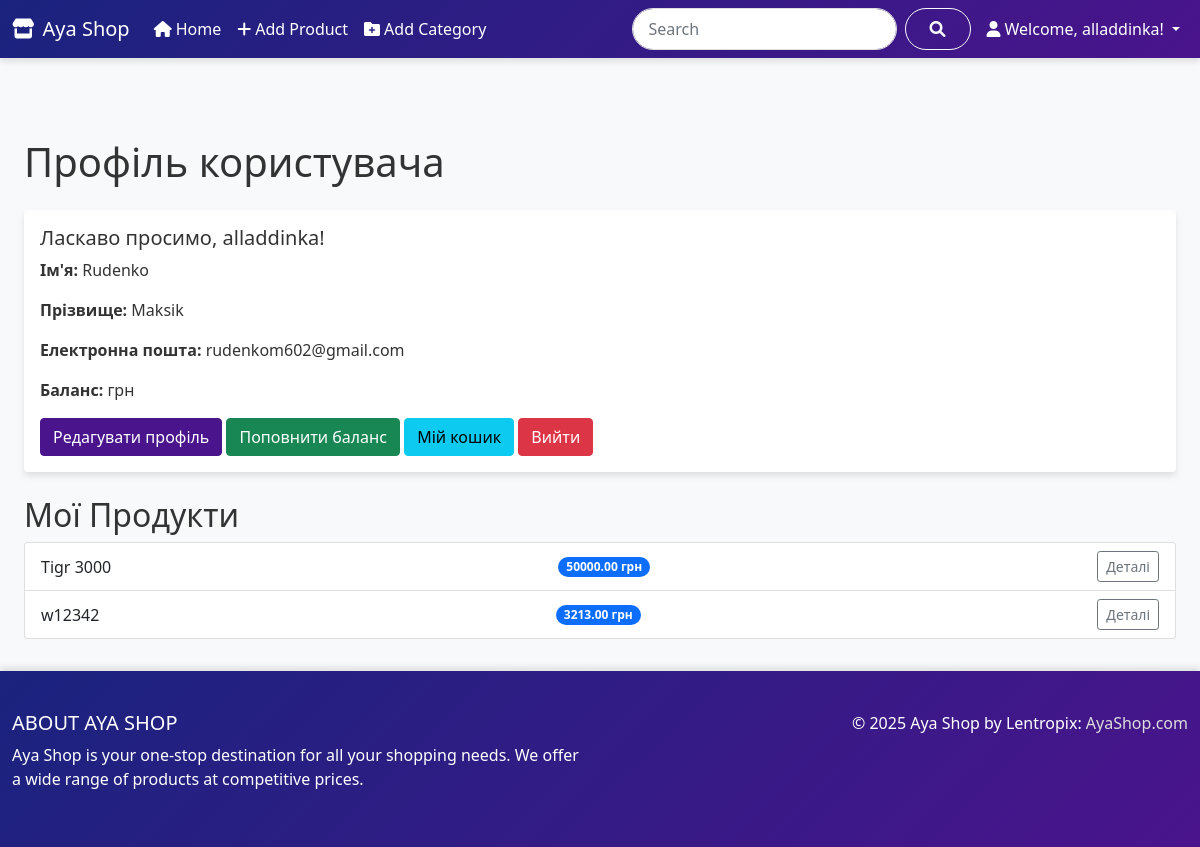
The app's page /profile/ (signed in), older data.
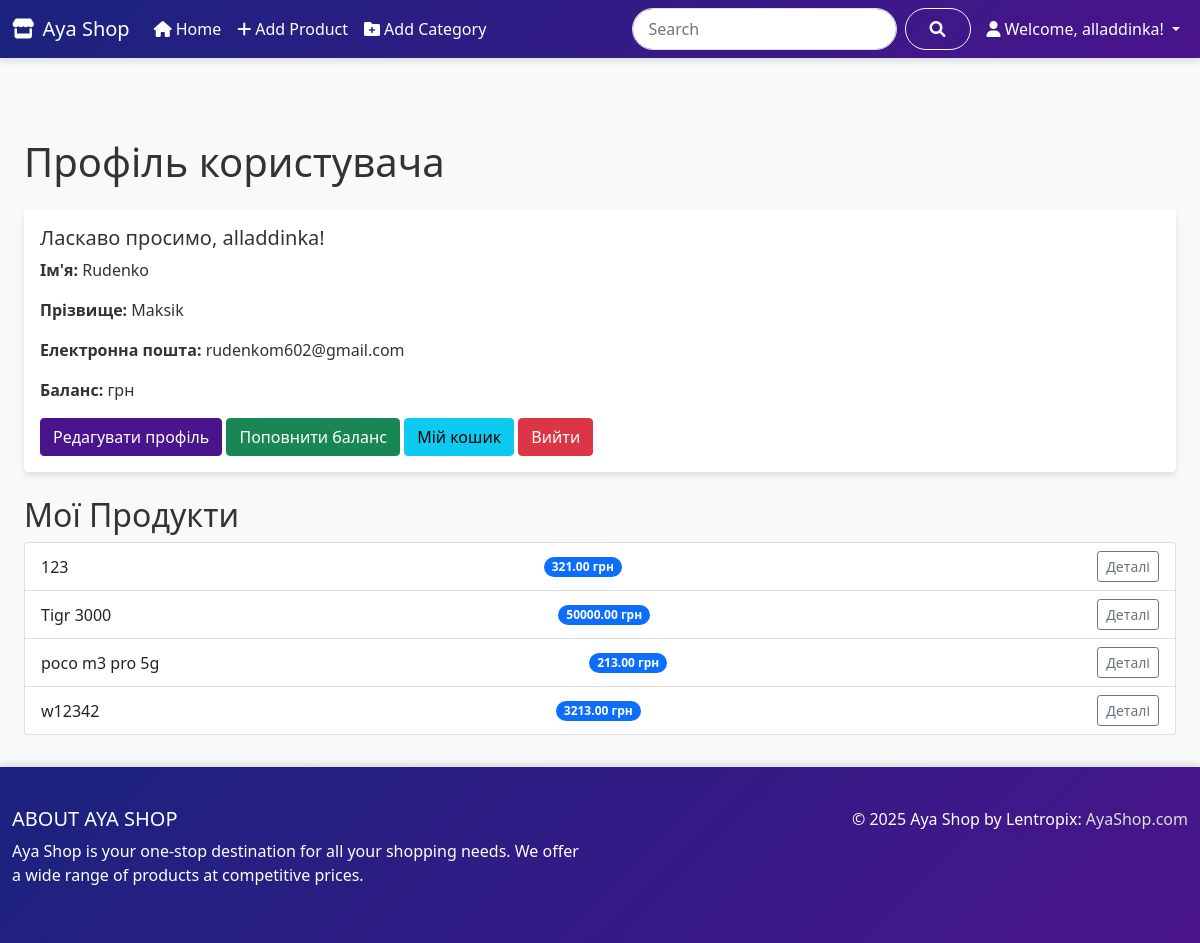
The same page, newer data.
### shop/models.py (models this page shows, shortened)
class Product(models.Model):
    category = models.ForeignKey(Category, related_name='products', on_delete=models.CASCADE)
    name = models.CharField(max_length=100, unique=True)
    slug = models.SlugField(max_length=100, unique=True, blank=True)
    description = models.TextField(blank=True)
    price = models.DecimalField(max_digits=10, decimal_places=2)
    available = models.BooleanField(default=True)
    created = models.DateTimeField(auto_now_add=True)
    updated = models.DateTimeField(auto_now=True)
    author = models.ForeignKey(User, on_delete=models.SET_NULL, related_name='products', null=True)
    content = models.TextField(blank=True)
    class Meta:
        ordering = ('name',)
        indexes = [
            models.Index(fields=['id', 'slug']),
        ]

### shop/views.py (the view)
# urls.py: path('profile/', views.profile, name='profile'),
@login_required
def profile(request):
    user_products = Product.objects.filter(author=request.user)
    return render(request, 'profile.html', {'user_products': user_products})

### templates/profile.html
{% extends 'base.html' %}
{% block content %}
<div class="container mt-4">
    <h1 class="mb-4">Профіль користувача</h1>
    <div class="card">
        <div class="card-body">
            <h5 class="card-title">Ласкаво просимо, {{ user.username }}!</h5>
            <p class="card-text"><strong>Ім'я:</strong> {{ user.first_name }}</p>
            <p class="card-text"><strong>Прізвище:</strong> {{ user.last_name }}</p>
            <p class="card-text"><strong>Електронна пошта:</strong> {{ user.email }}</p>
            <p class="card-text"><strong>Баланс:</strong> {{ user.userprofile.balance }} грн</p>
            <div class="mt-3">
                <a href="{% url 'edit_profile' %}" class="btn btn-primary">Редагувати профіль</a>
                <a href="{% url 'add_balance' %}" class="btn btn-success">Поповнити баланс</a>
                <a href="{% url 'cart' %}" class="btn btn-info">Мій кошик</a>
                <a href="{% url 'logout' %}" class="btn btn-danger">Вийти</a>
            </div>
        </div>
    </div>
    <div class="mt-4">
        <h2>Мої Продукти</h2>
        {% if user_products %}
            <ul class="list-group">
            {% for product in user_products %}
                <li class="list-group-item d-flex justify-content-between align-items-center">
                    {{ product.name }}
                    <span class="badge bg-primary rounded-pill">{{ product.price }} грн</span>
                    <a href="{% url 'product_detail' product.pk %}" class="btn btn-sm btn-outline-secondary">Деталі</a>
                </li>
            {% endfor %}
            </ul>
        {% else %}
            <p>У вас ще немає покупок.</p>
        {% endif %}
    </div>
</div>
{% endblock %}

Row changes from the older to the newer data that the page shows:
added Product: name "123", price "321.00"
added Product: name "poco m3 pro 5g", price "213.00"
